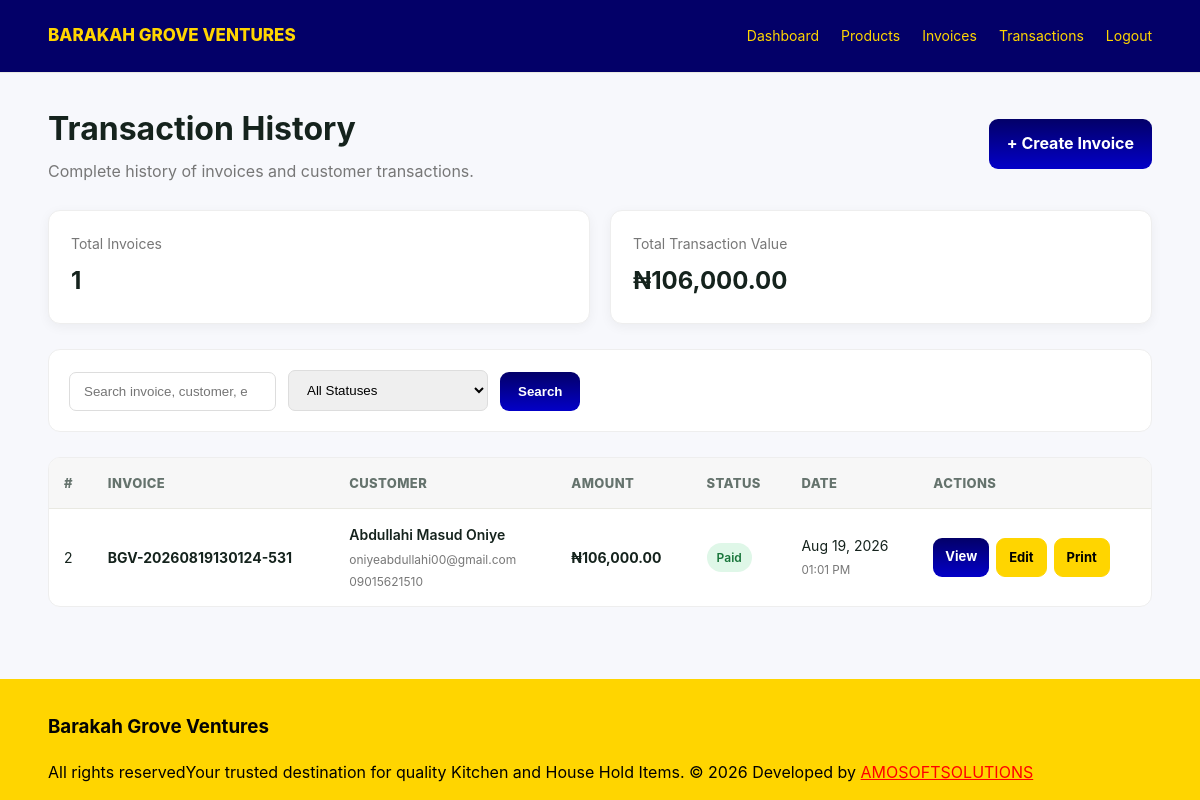
The page /admin/transaction_history.php (signed in) on the database its author committed.
### tables this page shows
CREATE TABLE IF NOT EXISTS `orders` (
  `id` int unsigned NOT NULL AUTO_INCREMENT,
  `user_id` int unsigned NOT NULL,
  `invoice_no` varchar(50) NOT NULL,
  `subtotal` decimal(12,2) NOT NULL DEFAULT '0.00',
  `total` decimal(12,2) NOT NULL DEFAULT '0.00',
  `status` enum('pending','paid','completed','cancelled') NOT NULL DEFAULT 'pending',
  `created_at` timestamp NULL DEFAULT CURRENT_TIMESTAMP,
  PRIMARY KEY (`id`),
  UNIQUE KEY `invoice_no` (`invoice_no`),
  KEY `fk_orders_user` (`user_id`),
  CONSTRAINT `fk_orders_user` FOREIGN KEY (`user_id`) REFERENCES `users` (`id`) ON DELETE RESTRICT
);

CREATE TABLE IF NOT EXISTS `users` (
  `id` int unsigned NOT NULL AUTO_INCREMENT,
  `full_name` varchar(120) NOT NULL,
  `email` varchar(190) NOT NULL,
  `phone` varchar(30) DEFAULT NULL,
  `password` varchar(255) NOT NULL,
  `role` enum('customer','admin') NOT NULL DEFAULT 'customer',
  `created_at` timestamp NULL DEFAULT CURRENT_TIMESTAMP,
  PRIMARY KEY (`id`),
  UNIQUE KEY `email` (`email`)
);

### config.php (called while the page is built, shortened)
<?php
function e(?string $value): string {
    return htmlspecialchars($value ?? '', ENT_QUOTES, 'UTF-8');
}
function money(float|int|string $amount): string {
    return CURRENCY . number_format((float)$amount, 2);
}
?>

### admin/transaction_history.php (the view, shortened to what this page needs)
<?php
require_once '../config.php';
$search = trim($_GET['search'] ?? '');
$sql = "
    SELECT
        o.id,
        o.invoice_no,
        o.user_id,
        o.subtotal,
        o.total,
        o.status,
        o.created_at,
        u.full_name,
        u.email,
        u.phone
    FROM orders o
    LEFT JOIN users u
        ON u.id = o.user_id
    WHERE 1=1
";
$sql .= "
    ORDER BY o.id DESC
";
$stmt = $db->prepare($sql);
$stmt->execute();
$transactions = $stmt
    ->get_result()
    ->fetch_all(MYSQLI_ASSOC);
$totalInvoices = count($transactions);
$totalAmount = 0;
foreach ($transactions as $transaction) {
    $totalAmount += (float)$transaction['total'];
}
?>
<!doctype html>
<html lang="en">
<head>
<link
    rel="stylesheet"
    href="../assets/css/style.css"
>
</head>
<body>
<?php include '../includes/header.php'; ?>
<main class="transaction-page">
<div class="container">
<div class="transaction-header">
    <div>
        <h1>
            Transaction History
        </h1>
        <p>
            Complete history of invoices and customer transactions.
        </p>
    </div>
    <a
        href="<?= BASE_URL ?>/admin/invoice.php"
        class="btn"
    >
        + Create Invoice
    </a>
</div>
<div class="transaction-summary">
    <div class="transaction-card">
        <span>
            Total Invoices
        </span>
        <strong>
            <?= number_format($totalInvoices) ?>
        </strong>
    </div>
    <div class="transaction-card">
        <span>
            Total Transaction Value
        </span>
        <strong>
            <?= money($totalAmount) ?>
        </strong>
    </div>
</div>
<div class="transaction-filters">
<form
    method="GET"
    class="transaction-filter-form"
>
    <input
        type="search"
        name="search"
        value="<?= e($search) ?>"
        placeholder="Search invoice, customer, email or phone..."
    >
    <select name="status">
        <option value="">
            All Statuses
        </option>
    </select>
    <button
        type="submit"
        class="btn"
    >
        Search
    </button>
</form>
</div>
<div class="transaction-table-wrap">
<table class="transaction-table">
<thead>
<tr>
    <th>
        #
    </th>
    <th>
        Invoice
    </th>
    <th>
        Customer
    </th>
    <th>
        Amount
    </th>
    <th>
        Status
    </th>
    <th>
        Date
    </th>
    <th>
        Actions
    </th>
</tr>
</thead>
<tbody>
<?php foreach ($transactions as $transaction): ?>
<tr>
    <td>
        <?= (int)$transaction['id'] ?>
    </td>
    <td>
        <div class="invoice-number">
            <?= e($transaction['invoice_no']) ?>
        </div>
    </td>
    <td>
        <div class="customer-name">
            <?= e(
                $transaction['full_name']
                ?: 'Walk-in Customer'
            ) ?>
        </div>
        <?php if (!empty($transaction['email'])): ?>
            <div class="customer-contact">
                <?= e($transaction['email']) ?>
            </div>
        <?php endif; ?>
        <?php if (!empty($transaction['phone'])): ?>
            <div class="customer-contact">
                <?= e($transaction['phone']) ?>
            </div>
        <?php endif; ?>
    </td>
    <td>
        <span class="amount">
            <?= money($transaction['total']) ?>
        </span>
    </td>
    <td>
        <?php
        $transactionStatus =
            strtolower(
                trim(
                    $transaction['status']
                    ?? 'pending'
                )
            );
        ?>
        <span
            class="status status-<?= e($transactionStatus) ?>"
        >
            <?= e(
                ucfirst($transactionStatus)
            ) ?>
        </span>
    </td>
    <td>
        <?= date(
            'M d, Y',
            strtotime(
                $transaction['created_at']
            )
        ) ?>
        <br>
        <small style="color:#777">
            <?= date(
                'h:i A',
                strtotime(
                    $transaction['created_at']
                )
            ) ?>
        </small>
    </td>
    <td>
        <div class="transaction-actions">
            <a
                href="<?= BASE_URL ?>/admin/invoice.php?id=<?= (int)$transaction['id'] ?>"
                class="btn btn-small"
            >
                View
            </a>
            <a
                href="<?= BASE_URL ?>/admin/invoice.php?id=<?= (int)$transaction['id'] ?>"
                class="btn btn-small btn-outline"
            >
                Edit
            </a>
            <a
                href="<?= BASE_URL ?>/admin/invoice.php?id=<?= (int)$transaction['id'] ?>"
                target="_blank"
                class="btn btn-small btn-outline"
            >
                Print
            </a>
        </div>
    </td>
</tr>
<?php endforeach; ?>
</tbody>
</table>
</div>
</div>
</main>
<?php include '../includes/footer.php'; ?>
</body>
</html>

### assets/css/style.css (style rules this page uses)
:root { --primary: linear-gradient( rgba(3, 0, 104), rgba(3, 0, 200) ); --primary-dark: linear-gradient( rgba(3, 0, 104), rgba(3, 0, 200) ); --accent: #ffd500; --ink: #15231d; --muted: #65736d; --bg: #f7f8fc; --white: #fff; --border: #e9e9e2; --danger: #b42318; --shadow: 0 12px 40px rgba(10, 50, 35, .08); --outline: #ffd500; }
* { box-sizing: border-box; }
.btn.btn-outline { background: var(--outline); color: black; }
html { min-height: 100%; scroll-behavior: smooth; }
body { margin: 0; min-height: 100vh; display: flex; flex-direction: column; font-family: Inter, Segoe UI, Arial, sans-serif; color: var(--ink); background: var(--bg); line-height: 1.6; }
main { flex: 1 0 auto; }
a { color: inherit; text-decoration: none; }
.container { width: min(1120px, 92%); margin: auto; }
.btn { display: inline-block; border: 0; background: var(--primary); color: #fff; padding: 12px 18px; border-radius: 9px; font-weight: 700; cursor: pointer; transition: .2s ease; }
.btn-outline { background: transparent; color: var(--primary); border: 1px solid var(--outline); }
.btn-small { padding: 8px 12px; font-size: 13px; }
.transaction-page { padding: 40px 0 70px; flex: 1 0 auto; }
.transaction-header { display: flex; align-items: flex-end; justify-content: space-between; gap: 20px; margin-bottom: 25px; }
.transaction-filter-form { display: grid; grid-template-columns: 2fr 1fr 1fr; gap: 15px; align-items: end; }
.transaction-card { background: var(--white); border: 1px solid var(--border); border-radius: 15px; overflow: hidden; box-shadow: var(--shadow); }
.transaction-table-wrap { width: 100%; overflow-x: auto; }
.transaction-table { width: 100%; min-width: 750px; border-collapse: collapse; }
.transaction-table th { padding: 14px 20px; background: #f7f8fa; border-bottom: 1px solid var(--border); color: var(--muted); text-align: left; font-size: 12px; font-weight: 800; text-transform: uppercase; letter-spacing: .4px; }
.transaction-table td { padding: 16px 20px; border-bottom: 1px solid var(--border); color: var(--ink); font-size: 14px; vertical-align: middle; }
.transaction-table tbody tr { transition: background .15s ease; }
.transaction-table tbody tr:last-child td { border-bottom: 0; }

### admin/transaction_history.php (style rules this page uses)
.transaction-page { padding: 30px 0 60px; }
.transaction-header { display: flex; justify-content: space-between; align-items: center; gap: 20px; margin-bottom: 25px; }
.transaction-header h1 { margin: 0; }
.transaction-header p { margin: 5px 0 0; color: #777; }
.transaction-summary { display: grid; grid-template-columns: repeat(2, minmax(0, 1fr)); gap: 20px; margin-bottom: 25px; }
.transaction-card { background: #fff; padding: 22px; border-radius: 12px; border: 1px solid #eee; box-shadow: 0 3px 12px rgba(0,0,0,.05); }
.transaction-card span { display: block; color: #777; font-size: 14px; }
.transaction-card strong { display: block; margin-top: 7px; font-size: 24px; }
.transaction-filters { background: #fff; padding: 20px; border-radius: 12px; border: 1px solid #eee; margin-bottom: 25px; }
.transaction-filter-form { display: flex; gap: 12px; flex-wrap: wrap; }
.transaction-filter-form input, .transaction-filter-form select { padding: 11px 14px; border: 1px solid #ddd; border-radius: 7px; min-width: 200px; }
.transaction-table-wrap { background: #fff; border-radius: 12px; border: 1px solid #eee; overflow-x: auto; }
.transaction-table { width: 100%; border-collapse: collapse; }
.transaction-table th { background: #f7f7f7; padding: 15px; text-align: left; font-size: 13px; white-space: nowrap; }
.transaction-table td { padding: 15px; border-top: 1px solid #eee; vertical-align: middle; }
.invoice-number { font-weight: 700; }
.customer-name { font-weight: 600; }
.customer-contact { color: #777; font-size: 12px; margin-top: 3px; }
.amount { font-weight: 700; white-space: nowrap; }
.transaction-actions { display: flex; gap: 7px; flex-wrap: wrap; }
.transaction-actions a { text-decoration: none; }
.status { display: inline-block; padding: 5px 10px; border-radius: 20px; font-size: 12px; font-weight: 600; }
.status-paid { background: #dff7e8; color: #18753a; }

### rows shown on the page
orders: id "2", invoice_no "BGV-20260819130124-531", user.full_name "Abdullahi Masud Oniye", user.email "oniyeabdullahi00@gmail.com", user.phone "09015621510", total "₦106,000.00", status "Paid", created_at "Aug 19, 2026", created_at "01:01 PM"

### other values the page prints
$totalInvoices "1"
money($totalAmount) "₦106,000.00"
